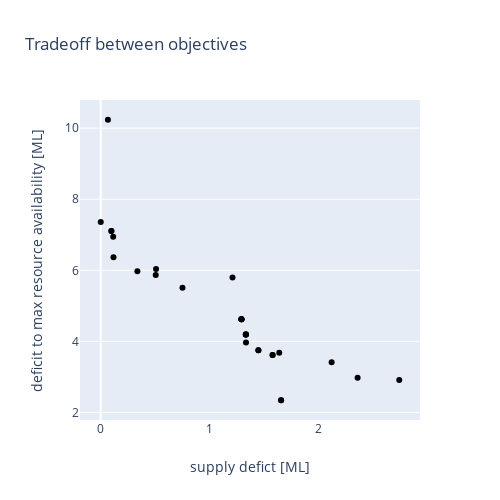

Source (notebook cell):
### Markdown cell above
### 3.1 Results

### Code cell
# First we define the traces (layers of data)
trace_6 = go.Scatter(x       = results1_optim,
                     y       = results2_optim,
                     name    = None,
                     mode    = 'markers',
                     marker  = dict(color='black'))
# Then the figure layout
layout_4 = go.Layout(title  = 'Tradeoff between objectives',
                     xaxis  = dict(showgrid=False,title = 'supply defict [ML]'),
                     yaxis  = dict(title = 'deficit to max resource availability [ML]'),
                     width  = 500, 
                     height = 500)
# Finally we plot figure using the pre-defined layout and traces
fig_4 = go.Figure(data=[trace_6],
                  layout = layout_4)
fig_4

### Figure 1 — Plotly figure (JSON) as saved in the notebook; plotly's stock layout.template omitted (floating-point values rounded to 4 significant figures)
{"data": [{"marker": {"color": "black"}, "mode": "markers", "type": "scatter", "x": [1.655, 0, 0.75, 1.291, 1.577, 0.5045, 0.3363, 0.1171, 1.447, 0.1142, 1.333, 0.09762, 1.33, 1.333, 1.655, 1.291, 1.333, 1.577, 1.291, 1.447, 1.333, 1.291, 0.0657, 2.739, 0.09762, 0.5074, 1.638, 2.119, 1.209, 2.357], "y": [2.343, 7.361, 5.509, 4.625, 3.615, 5.868, 5.974, 6.371, 3.753, 6.943, 3.968, 7.104, 4.197, 4.193, 2.343, 4.625, 4.193, 3.615, 4.625, 3.753, 4.193, 4.625, 10.24, 2.914, 7.109, 6.037, 3.683, 3.41, 5.797, 2.976]}], "layout": {"height": 500, "title": {"text": "Tradeoff between objectives"}, "width": 500, "xaxis": {"showgrid": false, "title": {"text": "supply defict [ML]"}}, "yaxis": {"title": {"text": "deficit to max resource availability [ML]"}}}}
